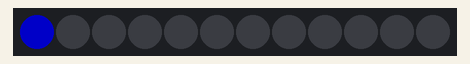
Recording of a sketch running on a simulated Arduino Uno, built with avr-gcc and run on an emulated ATmega328P. On the bench: 12 RGB LEDs in strip order, left to right. Dim RGB values are drawn brighter than linear.

Above: at 0.01 s.
At 0.41 s:
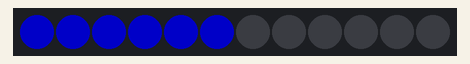
At 0.89 s:
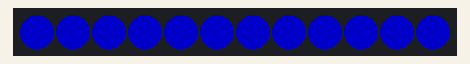
At 1.3 s:
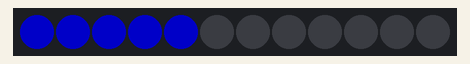

The sketch:

sketch_9.1.IronManArcReactor.ino
```cpp
#include <Adafruit_NeoPixel.h>

#define PIN            6 // Arduino Pin number of NeoPixel
#define NUMPIXELS      12 // How many NeoPixels are attached to the Arduino?

// init
Adafruit_NeoPixel pixels = Adafruit_NeoPixel(NUMPIXELS, PIN, NEO_GRB + NEO_KHZ800);

int delayval = 80; // delay for half a second

void setup() {

  pixels.setBrightness(100); // Set the brightness 0 ~ 255 (max brightness)

  pixels.begin(); // This initializes the NeoPixel library.
}

void loop() {

  // For a set of NeoPixels the first NeoPixel is 0, second is 1, all the way up to the count of pixels minus one.

  for(int i=0;i<NUMPIXELS;i++){


    // pixels.Color takes RGB values, from 0,0,0 up to 255,255,255
    pixels.setPixelColor(i, pixels.Color(0,0,255)); // blue color.

    pixels.show(); // This sends the updated pixel color to the hardware.

    delay(delayval); // Delay for a period of time (in milliseconds).

  }

  pixels.clear(); //clear
}
```

Measured:
- by itself, everything shown: repeats every 0.97 s, in 12 steps
